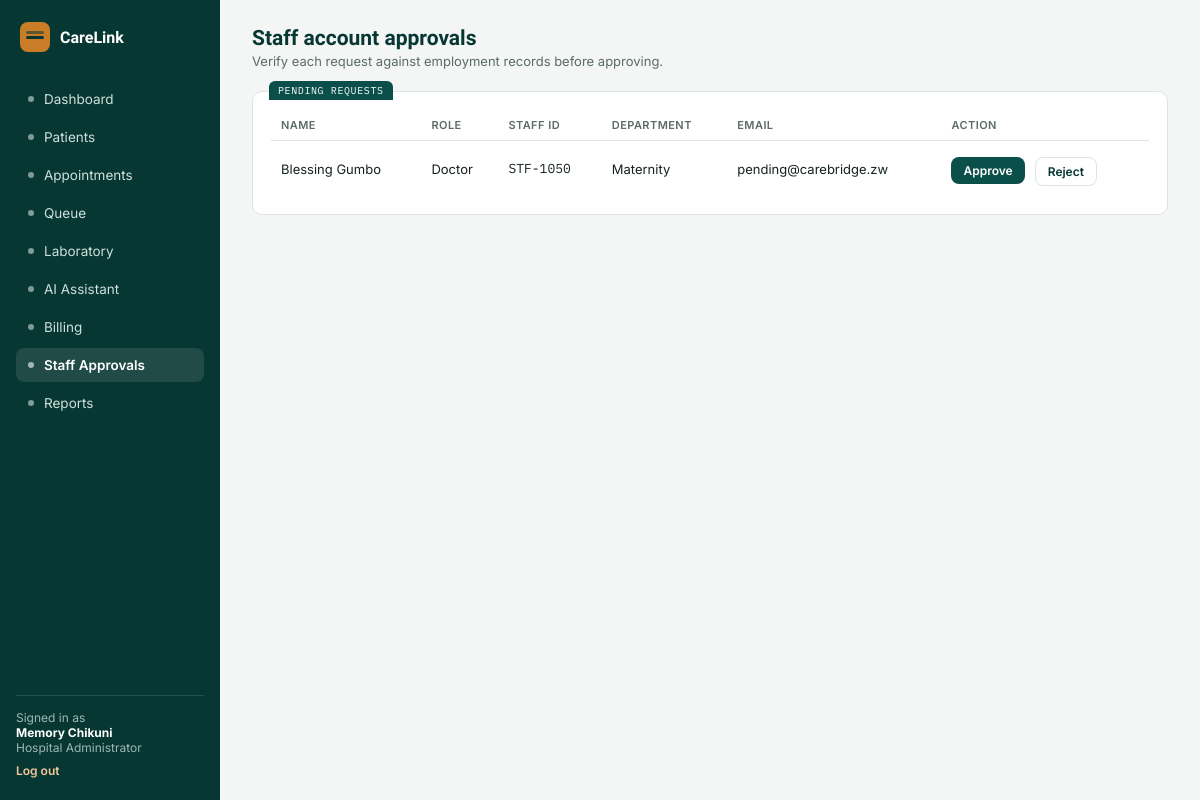
Page /staff/pending/ (signed in) on the earlier database version.
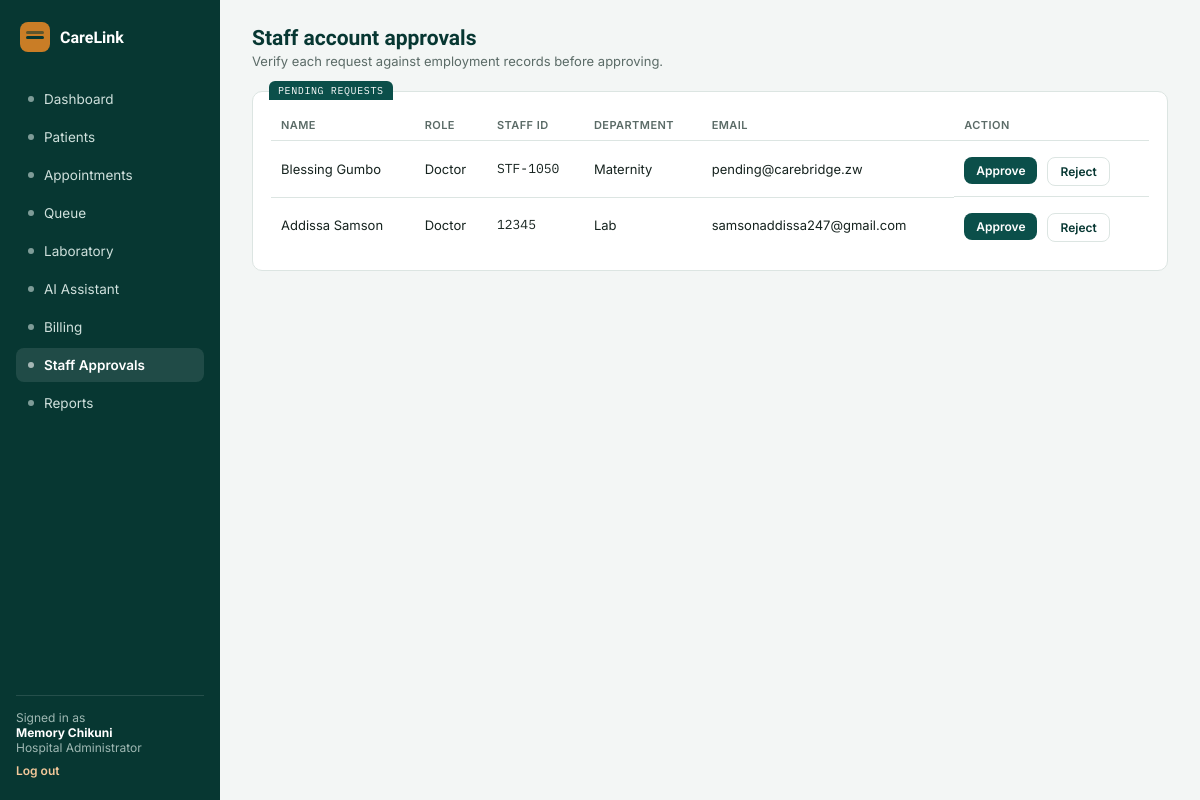
Same page on the later database version.
### accounts/models.py (models this page shows, shortened)
class User(AbstractUser):
    class Role(models.TextChoices):
        ADMIN = "ADMIN", "Hospital Administrator"
        DOCTOR = "DOCTOR", "Doctor"
        RECEPTIONIST = "RECEPTIONIST", "Receptionist"
        LAB_TECHNICIAN = "LAB_TECHNICIAN", "Laboratory Technician"
    role = models.CharField(max_length=20, choices=Role.choices, default=Role.RECEPTIONIST)
    staff_id = models.CharField(max_length=20, unique=True, null=True, blank=True)
    department = models.CharField(max_length=100, blank=True)
    is_approved = models.BooleanField(
        default=False,
        help_text="Staff accounts must be approved by a Hospital Administrator before they can log in.",
    )

### accounts/views.py (the view)
# urls.py: path("staff/pending/", acc_views.pending_staff, name="pending_staff"),
@login_required
@user_passes_test(is_admin)
def pending_staff(request):
    pending = User.objects.filter(
        is_approved=False,
        role__in=[User.Role.DOCTOR, User.Role.RECEPTIONIST, User.Role.LAB_TECHNICIAN],
    )
    return render(request, "accounts/pending_staff.html", {"pending": pending})

### accounts/views.py (called while the page is built)
def is_admin(user):
    return user.is_authenticated and user.role == User.Role.ADMIN

### templates/accounts/pending_staff.html (shortened to what this page needs)
{% extends "base.html" %}
{% block content %}
<div class="topbar">
  <div><h1>Staff account approvals</h1><p>Verify each request against employment records before approving.</p></div>
</div>
<div class="card tab" data-tab="PENDING REQUESTS">
  {% if pending %}
  <table>
    <tr><th>Name</th><th>Role</th><th>Staff ID</th><th>Department</th><th>Email</th><th>Action</th></tr>
    {% for s in pending %}
    <tr>
      <td>{{ s.get_full_name }}</td>
      <td>{{ s.get_role_display }}</td>
      <td class="mono">{{ s.staff_id|default:"—" }}</td>
      <td>{{ s.department|default:"—" }}</td>
      <td>{{ s.email }}</td>
      <td class="actions">
        <form method="post" action="{% url 'approve_staff' s.id %}" style="display:inline;">
          <button class="btn primary small" type="submit">Approve</button>
        </form>
        <form method="post" action="{% url 'reject_staff' s.id %}" style="display:inline;">
          <button class="btn ghost small" type="submit">Reject</button>
        </form>
      </td>
    </tr>
    {% endfor %}
  </table>
  {% else %}
  <p style="color:var(--muted);">No pending staff requests right now.</p>
  {% endif %}
</div>
{% endblock %}

### templates/base.html (shortened to what this page needs)
{% load static %}
<!DOCTYPE html>
<html lang="en">
<head>
<link rel="stylesheet" href="{% static 'css/style.css' %}">
</head>
<body>
<div class="app">
  <aside class="sidebar">
    <div class="brand"><div class="mark"></div><span>CareLink</span></div>
    {% if user.role == "ADMIN" %}
      <a class="nav-item {% if request.path == '/dashboard/' %}on{% endif %}" href="{% url 'dashboard' %}"><span class="dot"></span>Dashboard</a>
      <a class="nav-item {% if '/patients' in request.path %}on{% endif %}" href="{% url 'patient_list' %}"><span class="dot"></span>Patients</a>
      <a class="nav-item {% if '/appointments' in request.path %}on{% endif %}" href="{% url 'appointment_list' %}"><span class="dot"></span>Appointments</a>
      <a class="nav-item {% if '/queue' in request.path %}on{% endif %}" href="{% url 'queue_dashboard' %}"><span class="dot"></span>Queue</a>
      <a class="nav-item {% if '/laboratory' in request.path %}on{% endif %}" href="{% url 'lab_dashboard' %}"><span class="dot"></span>Laboratory</a>
      <a class="nav-item {% if '/assistant' in request.path %}on{% endif %}" href="{% url 'assistant_chat' %}"><span class="dot"></span>AI Assistant</a>
      <a class="nav-item {% if '/billing' in request.path %}on{% endif %}" href="{% url 'invoice_list' %}"><span class="dot"></span>Billing</a>
      <a class="nav-item {% if '/staff/pending' in request.path %}on{% endif %}" href="{% url 'pending_staff' %}"><span class="dot"></span>Staff Approvals</a>
      <a class="nav-item {% if request.path == '/reports/' %}on{% endif %}" href="{% url 'reports' %}"><span class="dot"></span>Reports</a>
    {% endif %}
    <div class="sidebar-foot">
      Signed in as<br><b style="color:#fff;">{{ user.get_full_name|default:user.username }}</b><br>{{ user.get_role_display }}
      <a href="{% url 'logout' %}">Log out</a>
    </div>
  </aside>
  <main class="main">
    {% block content %}{% endblock %}
  </main>
</div>
</body>
</html>

### static/css/style.css (style rules this page uses)
:root { --bg:#F3F6F5; --surface:#FFFFFF; --primary:#0B4F4A; --primary-dark:#073732; --primary-tint:#E4EEEC; --accent:#C97D26; --accent-tint:#FBEEE0; --danger:#B23A48; --danger-tint:#F7E7E8; --text:#16231F; --muted:#5B6B67; --border:#DCE5E2; --radius:10px; }
* { box-sizing:border-box; }
body { margin:0;background:var(--bg);color:var(--text);font-family:'Inter',Arial,sans-serif;font-size:14px; }
h1,h2,h3 { font-family:'Sora',Arial,sans-serif; }
.mono { font-family:'IBM Plex Mono',monospace; }
a { color:inherit;text-decoration:none; }
.app { display:grid;grid-template-columns:220px 1fr;min-height:100vh; }
.sidebar { background:var(--primary-dark);color:#fff;padding:22px 16px;display:flex;flex-direction:column;gap:4px; }
.brand { display:flex;align-items:center;gap:10px;margin-bottom:26px;padding:0 4px; }
.brand .mark { width:30px;height:30px;border-radius:8px;background:var(--accent);position:relative;flex:none; }
.brand .mark::after { content:"";position:absolute;left:6px;top:14px;width:18px;height:3px;background:var(--primary-dark);border-radius:2px; }
.brand .mark::before { content:"";position:absolute;left:6px;top:9px;width:18px;height:3px;background:var(--primary-dark);border-radius:2px;opacity:.55; }
.brand span { font-family:'Sora',Arial,sans-serif;font-weight:600;font-size:16px;color:#fff; }
.nav-item { display:flex;align-items:center;gap:10px;padding:9px 12px;border-radius:8px;color:#CFE0DC;font-size:13.5px; }
.nav-item.on { background:rgba(255,255,255,.1);color:#fff;font-weight:600; }
.nav-item .dot { width:6px;height:6px;border-radius:50%;background:currentColor;opacity:.6;flex:none; }
.sidebar-foot { margin-top:auto;padding-top:14px;border-top:1px solid rgba(255,255,255,.12);font-size:12px;color:#9FB8B3; }
.sidebar-foot a { display:block;margin-top:8px;color:#F3C89A;font-weight:600; }
.main { padding:26px 32px;max-width:1100px; }
.topbar { display:flex;justify-content:space-between;align-items:flex-start;margin-bottom:22px;flex-wrap:wrap;gap:12px; }
.topbar h1 { font-size:21px;margin:0 0 3px;color:var(--primary-dark); }
.topbar p { margin:0;color:var(--muted);font-size:13px; }
.card { background:var(--surface);border:1px solid var(--border);border-radius:var(--radius);position:relative;padding:18px;margin-bottom:16px; }
.card.tab::before { content:attr(data-tab);position:absolute;top:-11px;left:16px;background:var(--primary);color:#fff;font-family:'IBM Plex Mono',monospace;font-size:10px;letter-spacing:.06em;padding:3px 9px;border-radius:6px 6px 0 0; }
table { width:100%;border-collapse:collapse;font-size:13px; }
th { text-align:left;color:var(--muted);font-weight:600;font-size:11px;text-transform:uppercase;letter-spacing:.04em;padding:8px 10px;border-bottom:1px solid var(--border); }
td { padding:10px;border-bottom:1px solid var(--border); }
tr:last-child td { border-bottom:none; }
.btn { border:none;border-radius:8px;padding:11px 20px;font-size:13.5px;font-weight:600;cursor:pointer;font-family:'Inter',Arial,sans-serif;display:inline-block; }
.btn.primary { background:var(--primary);color:#fff; }
.btn.ghost { background:transparent;color:var(--primary-dark);border:1px solid var(--border); }
.btn.small { padding:6px 12px;font-size:12px; }
.actions { display:flex;gap:10px;margin-top:6px;flex-wrap:wrap; }

Differences in the rows shown:
added User: get_full_name "Addissa Samson", role "Doctor", staff_id "12345", department "Lab", email "samsonaddissa247@gmail.com"
